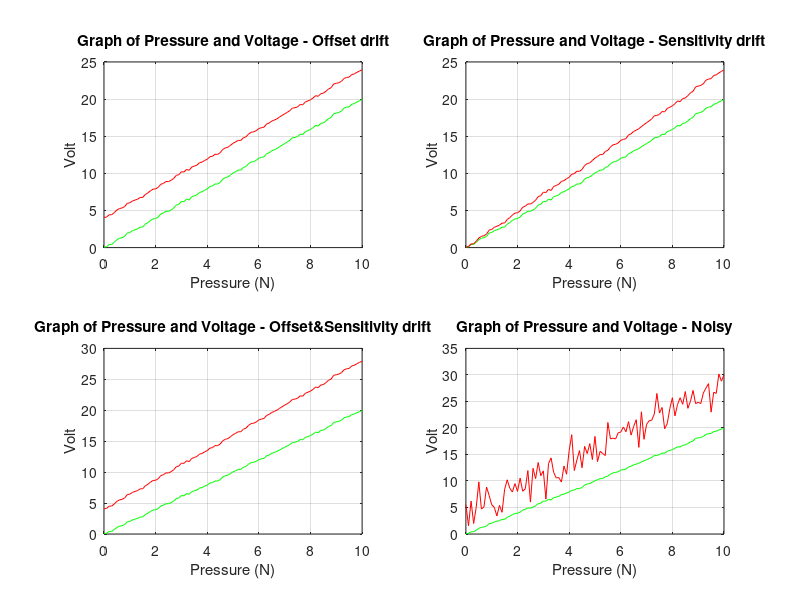
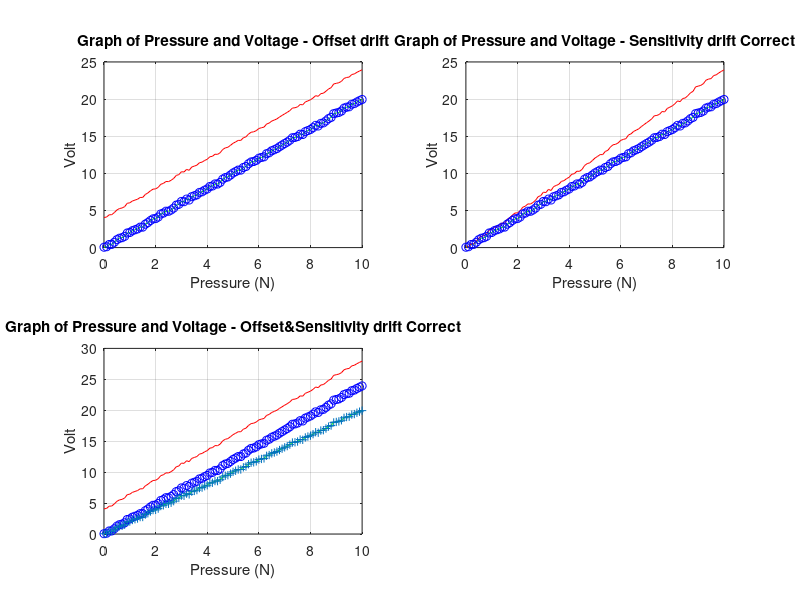

The MATLAB script that drew these images, in order:
clear
clf
x = [0:0.1:10];
no = 0.1*randn(size(x,1),size(x,2));
y = 2*x+no;
y1 = y+4;

figure(1),subplot(221),plot(x,y,'g',x,y1,'r'),grid on
title('Graph of Pressure and Voltage - Offset drift')
xlabel('Pressure (N)');
ylabel('Volt')

y2 = 1.2*y;
figure(1),subplot(222),plot(x,y,'g',x,y2,'r'),grid on
title('Graph of Pressure and Voltage - Sensitivity drift')
xlabel('Pressure (N)');
ylabel('Volt')

y3 = 1.2*y+4;
figure(1),subplot(223),plot(x,y,'g',x,y3,'r'),grid on
title('Graph of Pressure and Voltage - Offset&Sensitivity drift')
xlabel('Pressure (N)');
ylabel('Volt')

no = 2*randn(size(x,1),size(x,2));
y4 = 1.2*y+4+no;
figure(1),subplot(224),plot(x,y,'g',x,y4,'r'),grid on
title('Graph of Pressure and Voltage - Noisy')
xlabel('Pressure (N)');
ylabel('Volt')

%%%%%%%%%%%%Correction
offset = mean(y1) - mean(y)
ny1 = y1-offset;

figure(2),subplot(221),plot(x,y,'g',x,y1,'r',x,ny1,'ob'),grid on
title('Graph of Pressure and Voltage - Offset drift')
xlabel('Pressure (N)');
ylabel('Volt')

range1 = max(y2)-min(y2);
range2 = max(y)-min(y);
ny2 = ((y-min(y)*range1/range2)+min(y2));

figure(2),subplot(222),plot(x,y,'g',x,y2,'r',x,ny2,'ob'),grid on
title('Graph of Pressure and Voltage - Sensitivity drift Correct')
xlabel('Pressure (N)');
ylabel('Volt')

offset = y3(1)-y(1)
ny3 = y3-offset;
figure(2),subplot(223),plot(x,y,'g',x,y3,'r',x,ny3,'ob'),grid on
title('Graph of Pressure and Voltage - Offset&Sensitivity drift Correct')
xlabel('Pressure (N)');
ylabel('Volt')

range1 = max(ny3)-min(ny3);
range2 = max(y)-min(y);
ny32 = ((y-min(y)*range1/range2)+min(ny3));
figure(2),subplot(223),plot(x,y,'g',x,y3,'r',x,ny3,'ob',x,ny32,'+'),grid on
title('Graph of Pressure and Voltage - Offset&Sensitivity drift Correct')
xlabel('Pressure (N)');
ylabel('Volt')











